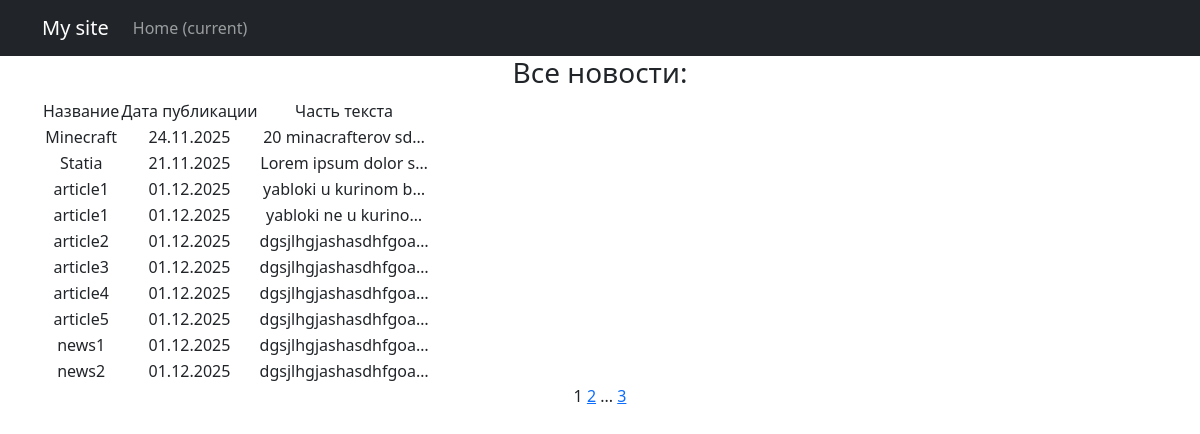
/posts/, run on the app's committed database.
### news/models.py (models this page shows, shortened)
class Post(models.Model):
    article = "AR"
    text = "NW"
    TYPES = [
        (article, "статья"),
        (text, "новость")
    ]
    author = models.ForeignKey(Author, on_delete=models.CASCADE)
    type = models.CharField(max_length = 2, choices = TYPES)
    timestamp = models.DateTimeField(auto_now_add=True)
    category = models.ForeignKey(to='Category',on_delete=models.CASCADE,related_name='posts')
    name = models.CharField(max_length=100)
    content = models.TextField()
    rating = models.IntegerField(default=0)
    class Meta:
        ordering = ['timestamp']

### news/views.py (the view)
# urls.py: path('', PostList.as_view(), name='post_list'),
class PostList(ListView):
    model = Post
    ordering = 'name'
    template_name = 'news.html'
    context_object_name = 'posts'
    paginate_by = 10

### templates/news.html (shortened to what this page needs)
{% extends 'flatpages/default.html' %}
{% block defcontent %}
<h3>Все новости:</h3>
{% if posts %}
    <table>
           <tr>
               <td>Название</td>
               <td>Дата публикации</td>
               <td>Часть текста</td>
           </tr>
           {% for post in posts %}
           <tr>
               <td>{{ post.name }}</td>
               <td>{{ post.timestamp|date:"d.m.Y" }}</td>
               <td>{{ post.content|truncatechars:20 }}</td>
           </tr>
           {% endfor %}
    </table>
{% else %}
    <h2>Новостей нет!</h2>
{% endif %}
   {{ page_obj.number }}
   {% if page_obj.has_next %}
       <a href="?page={{ page_obj.next_page_number }}">{{ page_obj.next_page_number }}</a>
       {% if paginator.num_pages != page_obj.next_page_number %}
           ...
           <a href="?page={{ page_obj.paginator.num_pages }}">{{ page_obj.paginator.num_pages }}</a>
       {% endif %}
   {% endif %}
{% endblock defcontent %}

### data on the page
Post: name "Minecraft", timestamp "24.11.2025", content "20 minacrafterov sd…"
Post: name "Statia", timestamp "21.11.2025", content "Lorem ipsum dolor s…"
Post: name "article1", timestamp "01.12.2025", content "yabloki u kurinom b…"
Post: name "article1", timestamp "01.12.2025", content "yabloki ne u kurino…"
Post: name "article2", timestamp "01.12.2025", content "dgsjlhgjashasdhfgoa…"
Post: name "article3", timestamp "01.12.2025", content "dgsjlhgjashasdhfgoa…"
Post: name "article4", timestamp "01.12.2025", content "dgsjlhgjashasdhfgoa…"
Post: name "article5", timestamp "01.12.2025", content "dgsjlhgjashasdhfgoa…"
Post: name "news1", timestamp "01.12.2025", content "dgsjlhgjashasdhfgoa…"
Post: name "news2", timestamp "01.12.2025", content "dgsjlhgjashasdhfgoa…"

### other printed values
{{ page_obj.number }} "1"
{{ page_obj.next_page_number }} "2"
{{ page_obj.paginator.num_pages }} "3"
